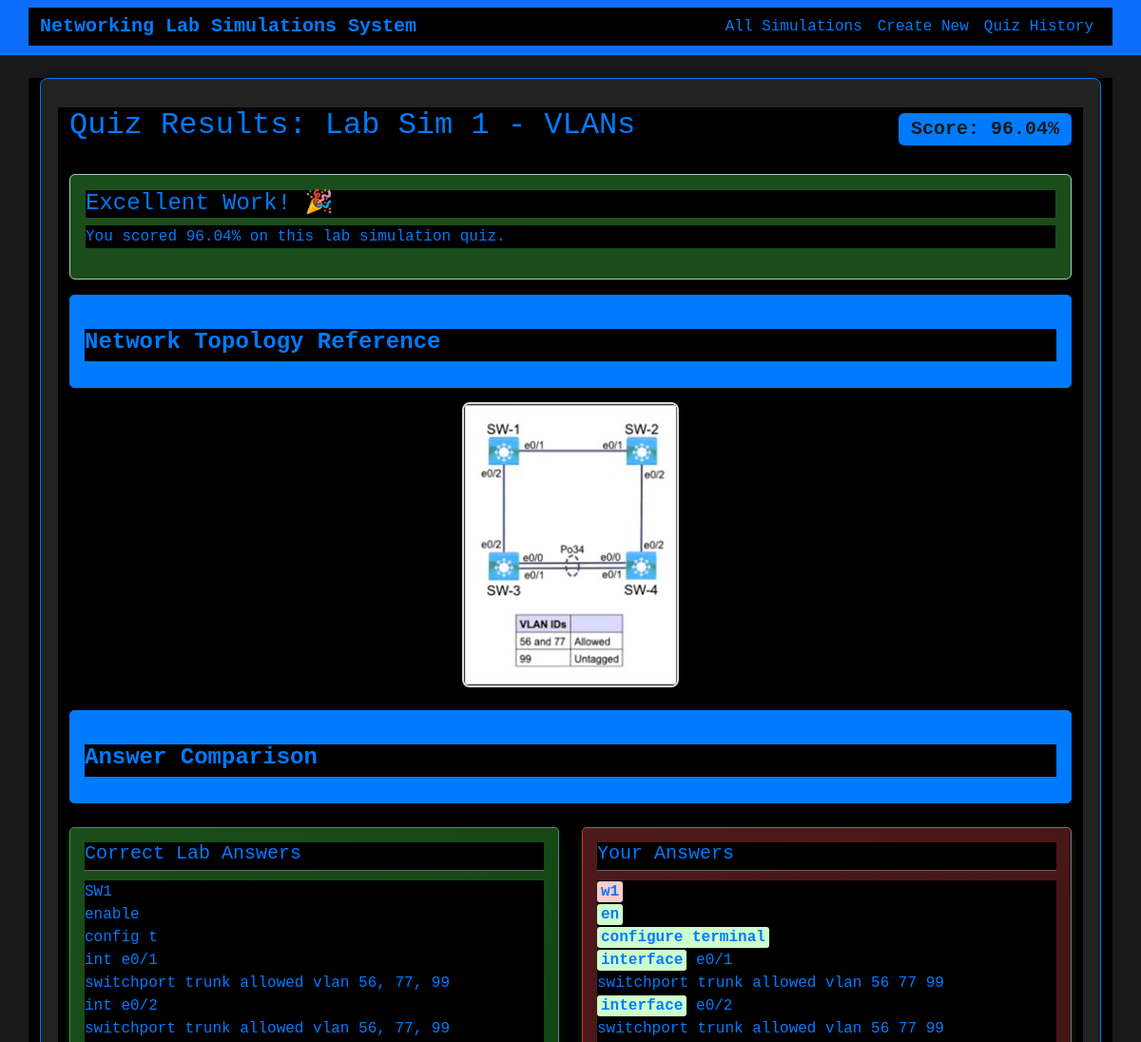
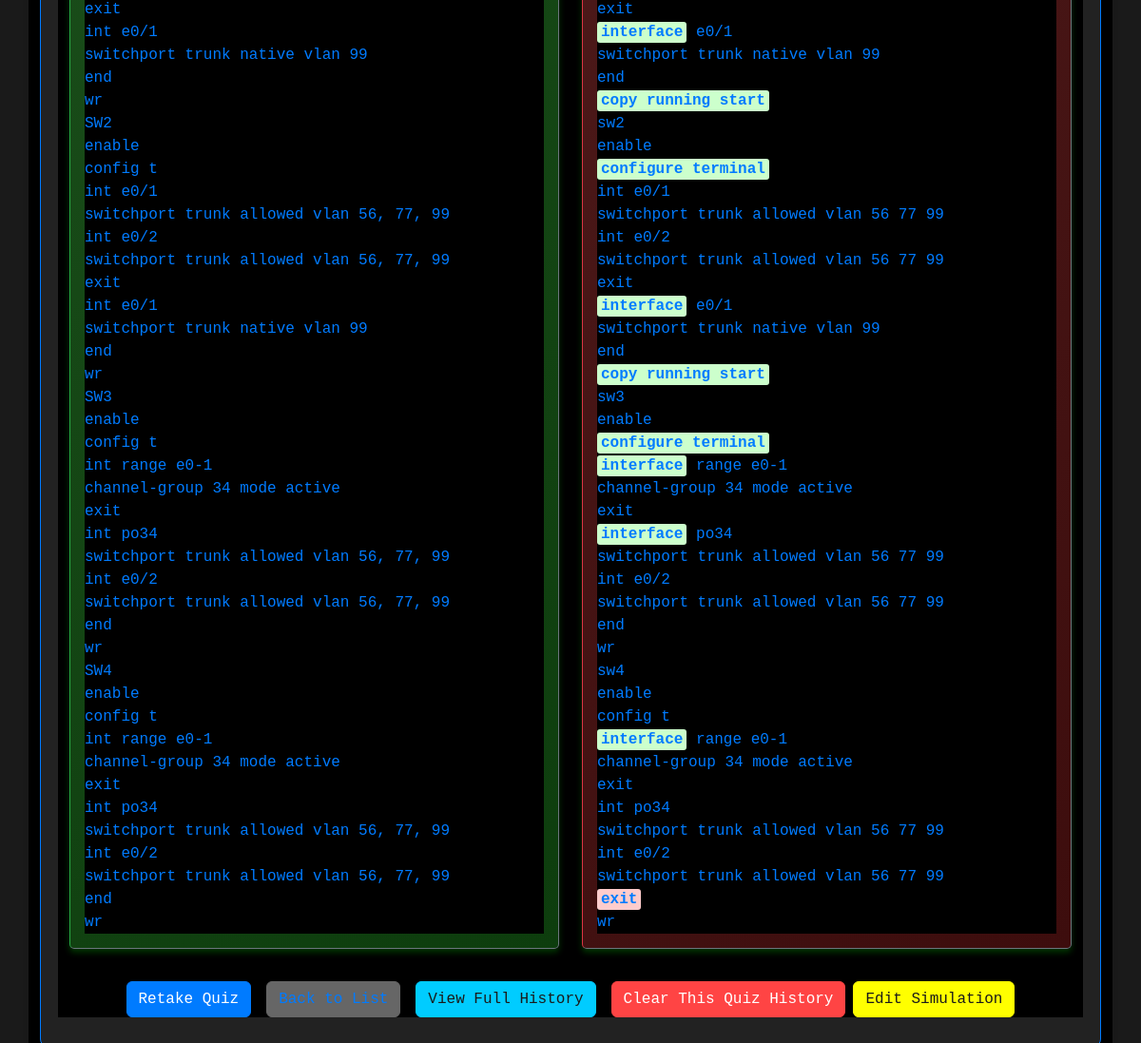
The app's page /simulation/1/results/ with its own data (2 pictures, top to bottom).
### lab_simulations/models.py (models this page shows, shortened)
class LabSimulation(models.Model):
    title = models.CharField(max_length=200)
    image = models.ImageField(upload_to='uploads/', help_text="Upload network topology image")
    task = models.TextField(help_text="Enter the task description")
    questions = models.TextField(help_text="Enter the questions (one per line or paragraph)")
    lab_answers = models.TextField(help_text="Enter the correct lab answers")
    user_answers = models.TextField(blank=True, help_text="User's submitted answers")
    created_at = models.DateTimeField(auto_now_add=True)
    updated_at = models.DateTimeField(auto_now=True)
    class Meta:
        ordering = ['-created_at']
    _COMMAND_EQUIVALENCIES = {
        'copy running-config startup-config': 'wr',
        'copy running-config start-up-config': 'wr',
        'copy running start': 'wr',
        'write memory': 'wr',
        'write mem': 'wr',
        'wr': 'wr',
        'configure terminal': 'conf t',
        'config t': 'conf t',
        'conf t': 'conf t',
        'interface': 'int',
        'int': 'int',
        'enable': 'en',
        'en': 'en',
        'no shutdown': 'no shut',
        'no shut': 'no shut',
        'exit': 'exit',
        'end': 'end',
        'line': 'line',
    }
    _SORTED_EQUIVALENCY_KEYS = sorted(_COMMAND_EQUIVALENCIES.keys(), key=len, reverse=True)
    def normalize_text(self, text):
        if not text:
            return ""
        text = _clean_text_input(text)
        for alias in self._SORTED_EQUIVALENCY_KEYS:
            canonical_form = self._COMMAND_EQUIVALENCIES[alias]
            text = re.sub(r'\b' + re.escape(alias) + r'\b', canonical_form, text)
        text = re.sub(r'\s+', ' ', text).strip()
        text = re.sub(r'[.,;:!?"\'-]', '', text)
        common_words = {'the', 'a', 'an', 'and', 'or', 'but', 'in', 'on', 'at', 'to', 'for', 'of', 'with', 'by'}
        words = text.split()
        words = [word for word in words if word not in common_words]
        return ' '.join(words)
    def _get_canonical_form(self, token_or_phrase):
        token_or_phrase_cleaned = _clean_text_input(token_or_phrase)
        if token_or_phrase_cleaned in self._COMMAND_EQUIVALENCIES:
             return self._COMMAND_EQUIVALENCIES[token_or_phrase_cleaned]
        return token_or_phrase_cleaned
    def _is_synonym_for_highlighting(self, original_user_token_raw, lab_expected_original_token_raw):
        original_user_token_cleaned = _clean_text_input(original_user_token_raw)
        lab_expected_original_token_cleaned = _clean_text_input(lab_expected_original_token_raw)
        user_canonical = self._get_canonical_form(original_user_token_cleaned)
        lab_canonical = self._get_canonical_form(lab_expected_original_token_cleaned)
        if user_canonical == lab_canonical and original_user_token_cleaned != lab_expected_original_token_cleaned:
            return True
        return False
    def _tokens_are_equivalent(self, user_token_raw, lab_token_raw):
        user_cleaned = _clean_text_input(user_token_raw)
        lab_cleaned = _clean_text_input(lab_token_raw)
        user_canonical = self._get_canonical_form(user_cleaned)
        lab_canonical = self._get_canonical_form(lab_cleaned)
        return user_canonical == lab_canonical
    def extract_key_terms(self, text):
        if not text:
            return set()
        text = _clean_text_input(text)
        ip_pattern = r'\b(?:\d{1,3}\.){3}\d{1,3}(?:/\d{1,2})?\b'
        command_pattern = r'\b(?:show|config(?:ure)?|interface|ip|route|vlan|switch|router|ping|traceroute|telnet|ssh|line|console|vty|exit|end|do|copy|write|terminal|access-list|port-security|channel-group|mode|active|trunk|allowed|native)\b'
        technical_pattern = r'\b[a-zA-Z]+\d+(?:/\d+)*\b'
        terms = set()
        terms.update(re.findall(ip_pattern, text.lower()))
        terms.update(re.findall(command_pattern, text.lower()))
        terms.update(re.findall(technical_pattern, text.lower()))
        words = re.findall(r'\b[a-zA-Z]{3,}\b', text.lower())
        terms.update(words)
        return terms
    def calculate_similarity(self, text1, text2):
        if not text1 or not text2:
            return 0.0
        norm_text1 = self.normalize_text(text1)
        norm_text2 = self.normalize_text(text2)
        if norm_text1 == norm_text2:
            return 1.0
        seq_similarity = SequenceMatcher(None, norm_text1, norm_text2).ratio()
        terms1 = self.extract_key_terms(text1)
        terms2 = self.extract_key_terms(text2)
        if not terms1 and not terms2:
            return seq_similarity
        if not terms1 or not terms2:
            term_similarity = 0.0
        else:
            intersection = len(terms1.intersection(terms2))
            union = len(terms1.union(terms2))
            term_similarity = intersection / union if union > 0 else 0.0
        combined_similarity = (0.3 * seq_similarity) + (0.7 * term_similarity)
        return combined_similarity
    def calculate_score(self):
        if not self.user_answers or not self.lab_answers:
            return 0
        lab_lines = [_clean_text_input(line) for line in self.lab_answers.split('\n') if _clean_text_input(line)]
        user_lines = [_clean_text_input(line) for line in self.user_answers.split('\n') if _clean_text_input(line)]
        if not lab_lines:
            return 0
        total_score = 0
        total_questions = len(lab_lines)
        matched_user_indices = set()
        for i, lab_answer in enumerate(lab_lines):
            question_score = 0
            current_line_match_score = 0
            direct_match_idx = -1
            if i < len(user_lines):
                user_answer = user_lines[i]
                current_line_match_score = self.calculate_similarity(lab_answer, user_answer)
                if current_line_match_score >= 0.8:
                    question_score = 1.0
                    matched_user_indices.add(i)
                    direct_match_idx = i
            if question_score < 1.0:
                best_overall_match_score = current_line_match_score
                best_overall_match_idx = direct_match_idx
                for j, user_line_candidate in enumerate(user_lines):
                    if j not in matched_user_indices or j == direct_match_idx:
                        similarity_candidate = self.calculate_similarity(lab_answer, user_line_candidate)
                        if similarity_candidate > best_overall_match_score:
                            best_overall_match_score = similarity_candidate
                            best_overall_match_idx = j
                if best_overall_match_score >= 0.9:
                    question_score = 0.9
                elif best_overall_match_score >= 0.8:
                    question_score = 0.8
                elif best_overall_match_score >= 0.6:
                    question_score = 0.6
                elif best_overall_match_score >= 0.4:
                    question_score = 0.3
                elif best_overall_match_score >= 0.2:
                    question_score = 0.1
                else:
                    question_score = 0
                if question_score >= 0.8 and best_overall_match_idx != -1:
                    matched_user_indices.add(best_overall_match_idx)
            total_score += question_score
        final_score = (total_score / total_questions) * 100
        return round(final_score, 2)
    def get_highlighted_user_answers_as_html(self):
        if not self.user_answers:
            return ""
        if not self.lab_answers:
            return html.escape(self.user_answers)
        user_tokens_raw = _tokenize_with_delimiters(self.user_answers, self._COMMAND_EQUIVALENCIES.keys())
        lab_tokens_raw = _tokenize_with_delimiters(self.lab_answers, self._COMMAND_EQUIVALENCIES.keys())
        highlighted_output = []
        for i, user_token in enumerate(user_tokens_raw):
            cleaned_user_token = _clean_text_input(user_token)
            if not cleaned_user_token or not re.search(r'\w', cleaned_user_token):
                highlighted_output.append(html.escape(user_token))
                continue
            if i < len(lab_tokens_raw):
                lab_token = lab_tokens_raw[i]
                cleaned_lab_token = _clean_text_input(lab_token)
                if self._tokens_are_equivalent(user_token, lab_token):
                    if self._is_synonym_for_highlighting(user_token, lab_token):
                        highlighted_output.append(f'<span class="correct-synonym-highlight">{html.escape(user_token)}</span>')
                    else:
                        highlighted_output.append(html.escape(user_token))
                else:
                    highlighted_output.append(f'<span class="incorrect-highlight">{html.escape(user_token)}</span>')
            else:
                highlighted_output.append(f'<span class="incorrect-highlight">{html.escape(user_token)}</span>')
        return "".join(highlighted_output)

### lab_simulations/views.py (the view)
# urls.py: path('simulation/<int:pk>/results/', views.quiz_results, name='quiz_results'),
def quiz_results(request, pk):
    simulation = get_object_or_404(LabSimulation, pk=pk)
    score = simulation.calculate_score()
    highlighted_user_answers_html = simulation.get_highlighted_user_answers_as_html()
    context = {
        'simulation': simulation,
        'score': score,
        'highlighted_user_answers_html': highlighted_user_answers_html, # Pass this to the template
    }
    return render(request, 'lab_simulations/quiz_results.html', context)

### lab_simulations/templates/lab_simulations/quiz_results.html (shortened to what this page needs)
{% extends 'lab_simulations/base.html' %}
{% block content %}
<div class="quiz-container">
    <div class="row">
        <div class="col-md-12">
            <div class="d-flex justify-content-between align-items-center mb-4">
                <h2>Quiz Results: {{ simulation.title }}</h2>
                <div>
                    <span class="badge bg-{% if score >= 70 %}success{% elif score >= 50 %}warning{% else %}danger{% endif %} fs-5">
                        Score: {{ score }}%
                    </span>
                </div>
            </div>
            <div class="alert alert-{% if score >= 70 %}success{% elif score >= 50 %}warning{% else %}danger{% endif %}" role="alert">
                <h4 class="alert-heading">
                    {% if score >= 70 %}
                        Excellent Work! 🎉
                    {% elif score >= 50 %}
                        Good Effort! 👍
                    {% else %}
                        Keep Practicing! 📚
                    {% endif %}
                </h4>
                <p>You scored {{ score }}% on this lab simulation quiz.</p>
            </div>
            {% if simulation.image %}
                <div class="section-header">
                    <h4>Network Topology Reference</h4>
                </div>
                <div class="text-center mb-4">
                    <img src="{{ simulation.image.url }}" alt="Network Topology" class="network-topology-img" style="max-height: 300px;">
                </div>
            {% endif %}
            <div class="section-header">
                <h4>Answer Comparison</h4>
            </div>
            <div class="row">
                <div class="col-md-6">
                    <div class="answer-comparison correct-answer">
                        <h5>Correct Lab Answers</h5>
                        <div>{{ simulation.lab_answers|linebreaksbr }}</div>
                    </div>
                </div>
                <div class="col-md-6">
                    <div class="answer-comparison user-answer">
                        <h5>Your Answers</h5>
                        <div>{{ highlighted_user_answers_html|safe|linebreaksbr }}</div>
                    </div>
                </div>
            </div>
            <div class="mt-4">
                <div class="d-grid gap-2 d-md-flex justify-content-md-center">
                    <a href="{% url 'simulation_detail' simulation.pk %}" class="btn btn-primary me-md-2">Retake Quiz</a>
                    <a href="{% url 'simulation_list' %}" class="btn btn-secondary me-md-2">Back to List</a>
                    <a href="{% url 'quiz_history' %}" class="btn btn-info me-md-2">View Full History</a>
                    <a href="{% url 'clear_quiz_history' simulation.pk %}" class="btn btn-danger">Clear This Quiz History</a>
                    <a href="{% url 'simulation_update' simulation.pk %}" class="btn btn-warning">Edit Simulation</a>
                </div>
            </div>
        </div>
    </div>
</div>
{% endblock %}

### records on screen
LabSimulation: title "Lab Sim 1 - VLANs", image (picture), lab_answers "SW1 enable config t int e0/1 switchport trunk allowed vlan 56, 77, 99 int e0/2 switchport trunk allowed vlan 56, 77, 99 exit int e0/1 switchport trunk native vlan 99 end wr SW2 enable config t int e0/1 switchport trunk allowed vlan 56, 77, 99 int e0/2 switchport trunk allowed vlan 56, 77, 99 exit int e0/1 switchport trunk native vlan 99 end wr SW3 enable config t int range e0-1 channel-group 34 mode active exit int po34 switchport trunk allowed vlan 56, 77, 99 int e0/2 switchport trunk allowed vlan 56, 77, 99 end wr SW4 enable config t int range e0-1 channel-group 34 mode active exit int po34 switchport trunk allowed vlan 56, 77, 99 int e0/2 switchport trunk allowed vlan 56, 77, 99 end wr"

### other values on screen
{{ score }} "96.04"
